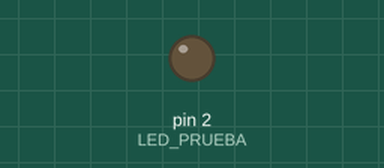
Simulated run of this sketch. Board: Arduino Uno, built with avr-gcc and run on an emulated ATmega328P. Parts: output pins drawn as LEDs (lit = HIGH).

Above: at 4.0 s.
Timing chart, 0 to 10.5 s (numbered marks = the images above):
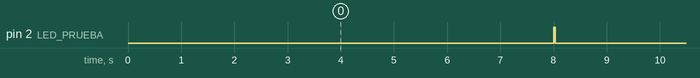

The sketch:

01_Blink_Led_2024B.ino
```cpp
//Code by: Julio A. García-Rodríguez.

int LED_PRUEBA = 2;

void setup() {
  pinMode(LED_PRUEBA, OUTPUT);     //configuration through pinMode function.
  digitalWrite(LED_PRUEBA, LOW);   //initial state.
}

void loop() {
  delay(8000);
  digitalWrite(LED_PRUEBA, HIGH);
  delay(35);
  digitalWrite(LED_PRUEBA, LOW);
  delay(35);
}
```

Measured:
- by itself, pin 2 (LED_PRUEBA): alternates HIGH for 0.04 s and LOW for 8.0 s
